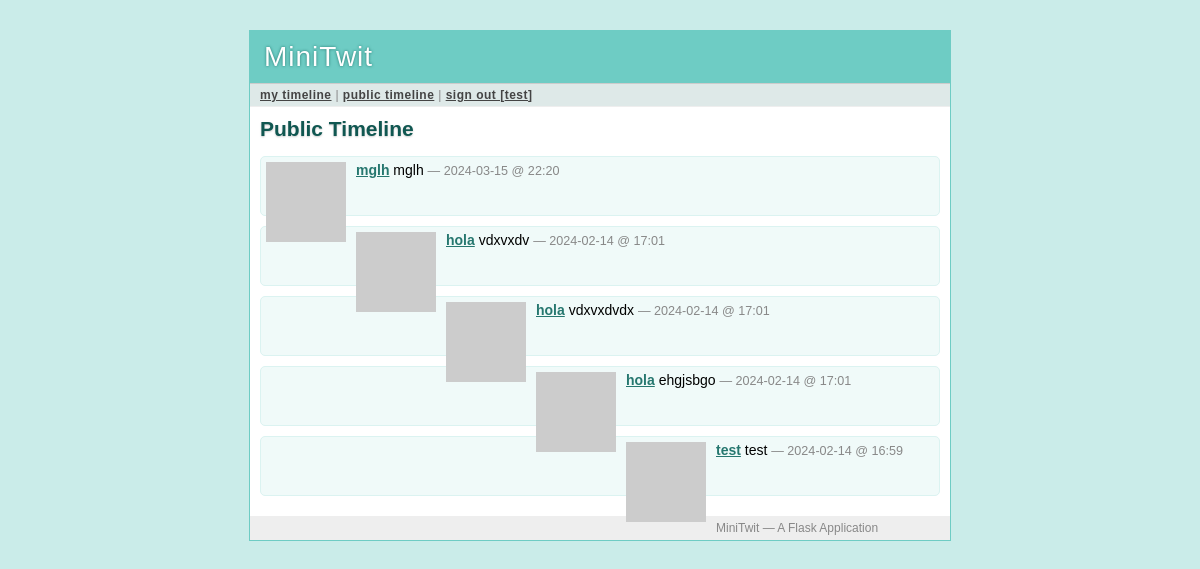
Page /public (signed in) on the committed database.
### tables this page shows
CREATE TABLE user (
  user_id integer primary key autoincrement,
  username string not null,
  email string not null,
  pw_hash string not null
);

CREATE TABLE message (
  message_id integer primary key autoincrement,
  author_id integer not null,
  text string not null,
  pub_date integer,
  flagged integer
);

### minitwit.py (the view)
@app.route('/public')
def public_timeline():
    query = '''
        select message.*, user.* from message, user
        where message.flagged = 0 and message.author_id = user.user_id
        order by message.pub_date desc limit ?'''
    messages = query_db(query, [PER_PAGE])
    return render_template('timeline.html', messages=messages)

### minitwit.py (called while the page is built)
def connect_db():
    return sqlite3.connect(DATABASE)

def query_db(query, args=(), one=False):
    cur = g.db.execute(query, args)
    rv = [dict((cur.description[idx][0], value)
               for idx, value in enumerate(row)) for row in cur.fetchall()]
    return (rv[0] if rv else None) if one else rv

def format_datetime(timestamp):
    return datetime.utcfromtimestamp(timestamp).strftime('%Y-%m-%d @ %H:%M')

def gravatar_url(email, size=80):
    return 'http://www.gravatar.com/avatar/%s?d=identicon&s=%d' % \
        (md5(email.strip().lower().encode('utf-8')).hexdigest(), size)

@app.before_request
def before_request():
    g.db = connect_db()
    g.user = None
    if 'user_id' in session:
        g.user = query_db('select * from user where user_id = ?',
                          [session['user_id']], one=True)

@app.after_request
def after_request(response):
    g.db.close()
    return response

### templates/timeline.html (shortened to what this page needs)
{% extends "layout.html" %}
{% block title %}
  {% if request.endpoint == 'public_timeline' %}
    Public Timeline
  {% elif request.endpoint == 'user_timeline' %}
    {{ profile_user.username }}'s Timeline
  {% else %}
    My Timeline
  {% endif %}
{% endblock %}
{% block body %}
  <h2>{{ self.title() }}</h2>
  <ul class=messages>
  {% for message in messages %}
    <li><img src="{{ message.email|gravatar(size=48) }}"><p>
      <strong><a href="{{ url_for('user_timeline', username=message.username)
      }}">{{ message.username }}</a></strong>
      {{ message.text }}
      <small>&mdash; {{ message.pub_date|datetimeformat }}</small>
  {% else %}
    <li><em>There's no message so far.</em>
  {% endfor %}
  </ul>
{% endblock %}

### templates/layout.html (shortened to what this page needs)
<!doctype html>
<link rel=stylesheet type=text/css href="{{ url_for('static', filename='style.css') }}">
<div class=page>
  <h1>MiniTwit</h1>
  <div class=navigation>
  {% if g.user %}
    <a href="{{ url_for('timeline') }}">my timeline</a> |
    <a href="{{ url_for('public_timeline') }}">public timeline</a> |
    <a href="{{ url_for('logout') }}">sign out [{{ g.user.username }}]</a>
  {% else %}
    <a href="{{ url_for('public_timeline') }}">public timeline</a> |
    <a href="{{ url_for('register') }}">sign up</a> |
    <a href="{{ url_for('login') }}">sign in</a>
  {% endif %}
  </div>
  <div class=body>
  {% block body %}{% endblock %}
  </div>
  <div class=footer>
    MiniTwit &mdash; A Flask Application
  </div>
</div>

### static/style.css (style rules this page uses)
a { color: #26776F; }
div.page { background: white; border: 1px solid #6ECCC4; width: 700px; margin: 30px auto; }
div.page h1 { background: #6ECCC4; margin: 0; padding: 10px 14px; color: white; letter-spacing: 1px; text-shadow: 0 0 3px #24776F; font-weight: normal; }
div.page div.navigation { background: #DEE9E8; padding: 4px 10px; border-top: 1px solid #ccc; border-bottom: 1px solid #eee; color: #888; font-size: 12px; letter-spacing: 0.5px; }
div.page div.navigation a { color: #444; font-weight: bold; }
div.page h2 { margin: 0 0 15px 0; color: #105751; text-shadow: 0 1px 2px #ccc; }
div.page div.body { padding: 10px; }
div.page div.footer { background: #eee; color: #888; padding: 5px 10px; font-size: 12px; }
div.page ul.messages { list-style: none; margin: 0; padding: 0; }
div.page ul.messages li { margin: 10px 0; padding: 5px; background: #F0FAF9; border: 1px solid #DBF3F1; -moz-border-radius: 5px; -webkit-border-radius: 5px; min-height: 48px; }
div.page ul.messages p { margin: 0; }
div.page ul.messages li img { float: left; padding: 0 10px 0 0; }
div.page ul.messages li small { font-size: 0.9em; color: #888; }

### rows in the picture
user: user.username "test"
message: username "mglh", text "mglh", pub_date "2024-03-15 @ 22:20"
message: username "hola", text "vdxvxdv", pub_date "2024-02-14 @ 17:01"
message: username "hola", text "vdxvxdvdx", pub_date "2024-02-14 @ 17:01"
message: username "hola", text "ehgjsbgo", pub_date "2024-02-14 @ 17:01"
message: username "test", text "test", pub_date "2024-02-14 @ 16:59"
